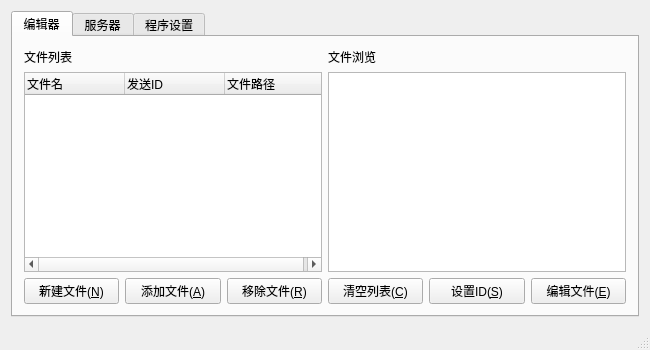
<?xml version="1.0" encoding="UTF-8"?>
<ui version="4.0">
 <class>MainWindow</class>
 <widget class="QMainWindow" name="MainWindow">
  <property name="geometry">
   <rect>
    <x>0</x>
    <y>0</y>
    <width>650</width>
    <height>350</height>
   </rect>
  </property>
  <property name="windowTitle">
   <string>广告服务器</string>
  </property>
  <property name="styleSheet">
   <string notr="true"/>
  </property>
  <widget class="QWidget" name="centralWidget">
   <layout class="QGridLayout" name="gridLayout">
    <item row="0" column="0">
     <widget class="QTabWidget" name="tabWidget">
      <property name="currentIndex">
       <number>0</number>
      </property>
      <widget class="QWidget" name="editTab">
       <attribute name="title">
        <string>编辑器</string>
       </attribute>
       <layout class="QGridLayout" name="gridLayout_2">
        <item row="0" column="0">
         <layout class="QVBoxLayout" name="verticalLayout">
          <item>
           <widget class="QLabel" name="fileListLabel">
            <property name="text">
             <string>文件列表</string>
            </property>
           </widget>
          </item>
          <item>
           <widget class="QTreeWidget" name="fileListTreeWidget">
            <property name="autoScroll">
             <bool>false</bool>
            </property>
            <property name="editTriggers">
             <set>QAbstractItemView::NoEditTriggers</set>
            </property>
            <column>
             <property name="text">
              <string>文件名</string>
             </property>
            </column>
            <column>
             <property name="text">
              <string>发送ID</string>
             </property>
            </column>
            <column>
             <property name="text">
              <string>文件路径</string>
             </property>
            </column>
           </widget>
          </item>
         </layout>
        </item>
        <item row="1" column="0" colspan="2">
         <layout class="QHBoxLayout" name="horizontalLayout">
          <item>
           <widget class="QPushButton" name="newFileButton">
            <property name="toolTip">
             <string>创建一个新的文件。</string>
            </property>
            <property name="statusTip">
             <string>创建一个新的文件。</string>
            </property>
            <property name="text">
             <string>新建文件(&amp;N)</string>
            </property>
           </widget>
          </item>
          <item>
           <widget class="QPushButton" name="addFileButton">
            <property name="toolTip">
             <string>添加adm文件到文件列表中。</string>
            </property>
            <property name="statusTip">
             <string>添加adm文件到文件列表中。</string>
            </property>
            <property name="text">
             <string>添加文件(&amp;A)</string>
            </property>
           </widget>
          </item>
          <item>
           <widget class="QPushButton" name="removeFileButton">
            <property name="toolTip">
             <string>将文件列表中选中的文件移除。</string>
            </property>
            <property name="statusTip">
             <string>将文件列表中选中的文件移除。</string>
            </property>
            <property name="text">
             <string>移除文件(&amp;R)</string>
            </property>
           </widget>
          </item>
          <item>
           <widget class="QPushButton" name="clearListButton">
            <property name="toolTip">
             <string>清空文件列表。</string>
            </property>
            <property name="statusTip">
             <string>清空文件列表。</string>
            </property>
            <property name="text">
             <string>清空列表(&amp;C)</string>
            </property>
           </widget>
          </item>
          <item>
           <widget class="QPushButton" name="setIDButton">
            <property name="toolTip">
             <string>设置选中的文件发送ID，用于将该文件发送到对应ID的客户端。</string>
            </property>
            <property name="statusTip">
             <string>设置选中的文件发送ID，用于将该文件发送到对应ID的客户端。</string>
            </property>
            <property name="text">
             <string>设置ID(&amp;S)</string>
            </property>
           </widget>
          </item>
          <item>
           <widget class="QPushButton" name="editFileButton">
            <property name="toolTip">
             <string>编辑当前选中的文件。</string>
            </property>
            <property name="statusTip">
             <string>编辑当前选中的文件。</string>
            </property>
            <property name="text">
             <string>编辑文件(&amp;E)</string>
            </property>
           </widget>
          </item>
         </layout>
        </item>
        <item row="0" column="1">
         <layout class="QVBoxLayout" name="verticalLayout_2">
          <property name="sizeConstraint">
           <enum>QLayout::SetFixedSize</enum>
          </property>
          <item>
           <widget class="QLabel" name="fileBrowseLabel">
            <property name="text">
             <string>文件浏览</string>
            </property>
           </widget>
          </item>
          <item>
           <widget class="QTreeWidget" name="fileBrowseTreeWidget">
            <property name="autoScroll">
             <bool>true</bool>
            </property>
            <property name="editTriggers">
             <set>QAbstractItemView::NoEditTriggers</set>
            </property>
            <attribute name="headerVisible">
             <bool>false</bool>
            </attribute>
            <column>
             <property name="text">
              <string>浏览</string>
             </property>
            </column>
           </widget>
          </item>
         </layout>
        </item>
       </layout>
      </widget>
      <widget class="QWidget" name="serverTab">
       <attribute name="title">
        <string>服务器</string>
       </attribute>
       <layout class="QGridLayout" name="gridLayout_3">
        <item row="2" column="3">
         <widget class="QPushButton" name="saveLogButton">
          <property name="minimumSize">
           <size>
            <width>100</width>
            <height>0</height>
           </size>
          </property>
          <property name="toolTip">
           <string>将当前日志保存到指定文本文件中。</string>
          </property>
          <property name="statusTip">
           <string>将当前日志保存到指定文本文件中。</string>
          </property>
          <property name="text">
           <string>保存日志(&amp;L)</string>
          </property>
         </widget>
        </item>
        <item row="2" column="4">
         <widget class="QPushButton" name="clearLogButton">
          <property name="minimumSize">
           <size>
            <width>100</width>
            <height>0</height>
           </size>
          </property>
          <property name="toolTip">
           <string>清空当前日志。</string>
          </property>
          <property name="statusTip">
           <string>清空当前日志。</string>
          </property>
          <property name="text">
           <string>清空日志(&amp;C)</string>
          </property>
         </widget>
        </item>
        <item row="2" column="5">
         <widget class="QPushButton" name="serverButton">
          <property name="minimumSize">
           <size>
            <width>100</width>
            <height>0</height>
           </size>
          </property>
          <property name="toolTip">
           <string>启动服务，接收来自客户端的请求。</string>
          </property>
          <property name="statusTip">
           <string>启动服务，接收来自客户端的请求。</string>
          </property>
          <property name="text">
           <string>启动服务(&amp;S)</string>
          </property>
          <property name="checkable">
           <bool>true</bool>
          </property>
         </widget>
        </item>
        <item row="2" column="2">
         <spacer name="horizontalSpacer">
          <property name="orientation">
           <enum>Qt::Horizontal</enum>
          </property>
          <property name="sizeHint" stdset="0">
           <size>
            <width>414</width>
            <height>20</height>
           </size>
          </property>
         </spacer>
        </item>
        <item row="2" column="0">
         <widget class="QLabel" name="curClientCountLabel">
          <property name="text">
           <string>当前客户端连接数：</string>
          </property>
         </widget>
        </item>
        <item row="1" column="0" colspan="6">
         <widget class="QTextEdit" name="logTextEdit">
          <property name="contextMenuPolicy">
           <enum>Qt::NoContextMenu</enum>
          </property>
          <property name="lineWrapMode">
           <enum>QTextEdit::NoWrap</enum>
          </property>
          <property name="readOnly">
           <bool>true</bool>
          </property>
          <property name="html">
           <string>&lt;!DOCTYPE HTML PUBLIC &quot;-//W3C//DTD HTML 4.0//EN&quot; &quot;http://www.w3.org/TR/REC-html40/strict.dtd&quot;&gt;
&lt;html&gt;&lt;head&gt;&lt;meta name=&quot;qrichtext&quot; content=&quot;1&quot; /&gt;&lt;style type=&quot;text/css&quot;&gt;
p, li { white-space: pre-wrap; }
&lt;/style&gt;&lt;/head&gt;&lt;body style=&quot; font-family:'MS Shell Dlg 2'; font-size:12pt; font-weight:400; font-style:normal;&quot;&gt;
&lt;p style=&quot;-qt-paragraph-type:empty; margin-top:0px; margin-bottom:0px; margin-left:0px; margin-right:0px; -qt-block-indent:0; text-indent:0px; font-size:8.25pt;&quot;&gt;&lt;br /&gt;&lt;/p&gt;&lt;/body&gt;&lt;/html&gt;</string>
          </property>
         </widget>
        </item>
        <item row="0" column="0">
         <widget class="QLabel" name="serverLogLabel">
          <property name="text">
           <string>服务器日志</string>
          </property>
         </widget>
        </item>
        <item row="2" column="1">
         <widget class="QLabel" name="curClientCount">
          <property name="text">
           <string notr="true">0</string>
          </property>
         </widget>
        </item>
       </layout>
      </widget>
      <widget class="QWidget" name="settingTab">
       <attribute name="title">
        <string>程序设置</string>
       </attribute>
       <layout class="QGridLayout" name="gridLayout_4">
        <item row="1" column="2">
         <widget class="QPushButton" name="resetButton">
          <property name="sizePolicy">
           <sizepolicy hsizetype="Minimum" vsizetype="Fixed">
            <horstretch>0</horstretch>
            <verstretch>0</verstretch>
           </sizepolicy>
          </property>
          <property name="minimumSize">
           <size>
            <width>100</width>
            <height>0</height>
           </size>
          </property>
          <property name="toolTip">
           <string>重置所有设置。</string>
          </property>
          <property name="statusTip">
           <string>重置所有设置。</string>
          </property>
          <property name="text">
           <string>重置(&amp;R)</string>
          </property>
         </widget>
        </item>
        <item row="1" column="0" colspan="2">
         <spacer name="horizontalSpacer_2">
          <property name="orientation">
           <enum>Qt::Horizontal</enum>
          </property>
          <property name="sizeHint" stdset="0">
           <size>
            <width>498</width>
            <height>20</height>
           </size>
          </property>
         </spacer>
        </item>
        <item row="0" column="0">
         <widget class="QTableWidget" name="settingsTableWidget">
          <property name="sizePolicy">
           <sizepolicy hsizetype="Fixed" vsizetype="Expanding">
            <horstretch>0</horstretch>
            <verstretch>0</verstretch>
           </sizepolicy>
          </property>
          <property name="minimumSize">
           <size>
            <width>100</width>
            <height>0</height>
           </size>
          </property>
          <property name="maximumSize">
           <size>
            <width>100</width>
            <height>16777215</height>
           </size>
          </property>
          <property name="editTriggers">
           <set>QAbstractItemView::NoEditTriggers</set>
          </property>
          <property name="showGrid">
           <bool>true</bool>
          </property>
          <property name="gridStyle">
           <enum>Qt::SolidLine</enum>
          </property>
          <attribute name="horizontalHeaderVisible">
           <bool>false</bool>
          </attribute>
          <attribute name="horizontalHeaderHighlightSections">
           <bool>false</bool>
          </attribute>
          <attribute name="horizontalHeaderStretchLastSection">
           <bool>false</bool>
          </attribute>
          <attribute name="verticalHeaderVisible">
           <bool>false</bool>
          </attribute>
          <attribute name="verticalHeaderDefaultSectionSize">
           <number>20</number>
          </attribute>
          <row>
           <property name="text">
            <string>1</string>
           </property>
          </row>
          <row>
           <property name="text">
            <string>2</string>
           </property>
          </row>
          <row>
           <property name="text">
            <string>3</string>
           </property>
          </row>
          <column>
           <property name="text">
            <string>设置</string>
           </property>
          </column>
          <item row="0" column="0">
           <property name="text">
            <string>常规</string>
           </property>
           <property name="textAlignment">
            <set>AlignCenter</set>
           </property>
           <property name="flags">
            <set>ItemIsSelectable|ItemIsUserCheckable|ItemIsEnabled</set>
           </property>
          </item>
          <item row="1" column="0">
           <property name="text">
            <string>保存</string>
           </property>
           <property name="textAlignment">
            <set>AlignCenter</set>
           </property>
          </item>
          <item row="2" column="0">
           <property name="text">
            <string>关于</string>
           </property>
           <property name="textAlignment">
            <set>AlignCenter</set>
           </property>
           <property name="flags">
            <set>ItemIsSelectable|ItemIsUserCheckable|ItemIsEnabled</set>
           </property>
          </item>
         </widget>
        </item>
        <item row="0" column="1" colspan="2">
         <widget class="QStackedWidget" name="settingPageWidget">
          <property name="currentIndex">
           <number>0</number>
          </property>
          <widget class="QWidget" name="page">
           <layout class="QGridLayout" name="gridLayout_6">
            <item row="0" column="0">
             <widget class="QGroupBox" name="interfaceGroupBox">
              <property name="title">
               <string>界面</string>
              </property>
              <layout class="QGridLayout" name="gridLayout_5">
               <item row="0" column="0">
                <widget class="QLabel" name="languageLabel">
                 <property name="text">
                  <string>语言：</string>
                 </property>
                </widget>
               </item>
               <item row="0" column="1">
                <widget class="QComboBox" name="selectLanguageComboBox">
                 <property name="minimumSize">
                  <size>
                   <width>100</width>
                   <height>0</height>
                  </size>
                 </property>
                 <property name="toolTip">
                  <string>设置程序语言。</string>
                 </property>
                 <property name="statusTip">
                  <string>设置程序语言。</string>
                 </property>
                 <item>
                  <property name="text">
                   <string>中文</string>
                  </property>
                 </item>
                 <item>
                  <property name="text">
                   <string>English</string>
                  </property>
                 </item>
                </widget>
               </item>
               <item row="0" column="2">
                <spacer name="horizontalSpacer_3">
                 <property name="orientation">
                  <enum>Qt::Horizontal</enum>
                 </property>
                 <property name="sizeHint" stdset="0">
                  <size>
                   <width>310</width>
                   <height>20</height>
                  </size>
                 </property>
                </spacer>
               </item>
               <item row="1" column="0">
                <widget class="QLabel" name="fontLabel">
                 <property name="text">
                  <string>字体：</string>
                 </property>
                </widget>
               </item>
               <item row="1" column="1">
                <widget class="QPushButton" name="setFontButton">
                 <property name="minimumSize">
                  <size>
                   <width>100</width>
                   <height>0</height>
                  </size>
                 </property>
                 <property name="toolTip">
                  <string>设置程序字体。</string>
                 </property>
                 <property name="statusTip">
                  <string>设置程序字体。</string>
                 </property>
                 <property name="text">
                  <string>设置字体</string>
                 </property>
                </widget>
               </item>
               <item row="1" column="2">
                <spacer name="horizontalSpacer_4">
                 <property name="orientation">
                  <enum>Qt::Horizontal</enum>
                 </property>
                 <property name="sizeHint" stdset="0">
                  <size>
                   <width>310</width>
                   <height>20</height>
                  </size>
                 </property>
                </spacer>
               </item>
              </layout>
             </widget>
            </item>
            <item row="1" column="0">
             <spacer name="verticalSpacer">
              <property name="orientation">
               <enum>Qt::Vertical</enum>
              </property>
              <property name="sizeHint" stdset="0">
               <size>
                <width>20</width>
                <height>117</height>
               </size>
              </property>
             </spacer>
            </item>
           </layout>
          </widget>
          <widget class="QWidget" name="page_2">
           <layout class="QGridLayout" name="gridLayout_9">
            <item row="0" column="0">
             <widget class="QGroupBox" name="saveSettingGroupBox">
              <property name="title">
               <string>保存设置</string>
              </property>
              <layout class="QGridLayout" name="gridLayout_8">
               <item row="0" column="0">
                <widget class="QCheckBox" name="saveFileListCheckBox">
                 <property name="toolTip">
                  <string>设置在程序退出时是否自动保存文件列表。</string>
                 </property>
                 <property name="statusTip">
                  <string>设置在程序退出时是否自动保存文件列表。</string>
                 </property>
                 <property name="text">
                  <string>自动保存文件列表</string>
                 </property>
                 <property name="checked">
                  <bool>true</bool>
                 </property>
                </widget>
               </item>
               <item row="0" column="1">
                <spacer name="horizontalSpacer_5">
                 <property name="orientation">
                  <enum>Qt::Horizontal</enum>
                 </property>
                 <property name="sizeHint" stdset="0">
                  <size>
                   <width>276</width>
                   <height>20</height>
                  </size>
                 </property>
                </spacer>
               </item>
               <item row="1" column="0">
                <widget class="QCheckBox" name="saveLogCheckBox">
                 <property name="toolTip">
                  <string>设置在程序退出时是否自动保存服务器日志。</string>
                 </property>
                 <property name="statusTip">
                  <string>设置在程序退出时是否自动保存服务器日志。</string>
                 </property>
                 <property name="text">
                  <string>自动保存服务器日志</string>
                 </property>
                 <property name="checked">
                  <bool>true</bool>
                 </property>
                </widget>
               </item>
               <item row="1" column="1">
                <spacer name="horizontalSpacer_6">
                 <property name="orientation">
                  <enum>Qt::Horizontal</enum>
                 </property>
                 <property name="sizeHint" stdset="0">
                  <size>
                   <width>276</width>
                   <height>20</height>
                  </size>
                 </property>
                </spacer>
               </item>
               <item row="2" column="0">
                <widget class="QCheckBox" name="saveGeneralSettingsCheckBox">
                 <property name="toolTip">
                  <string>设置在程序退出时是否自动保存常用设置，例如程序大小、位置、字体、语言等。</string>
                 </property>
                 <property name="statusTip">
                  <string>设置在程序退出时是否自动保存常用设置，例如程序大小、位置、字体、语言等。</string>
                 </property>
                 <property name="text">
                  <string>自动保存程序一般设置</string>
                 </property>
                 <property name="checked">
                  <bool>true</bool>
                 </property>
                </widget>
               </item>
               <item row="2" column="1">
                <spacer name="horizontalSpacer_7">
                 <property name="orientation">
                  <enum>Qt::Horizontal</enum>
                 </property>
                 <property name="sizeHint" stdset="0">
                  <size>
                   <width>40</width>
                   <height>20</height>
                  </size>
                 </property>
                </spacer>
               </item>
              </layout>
             </widget>
            </item>
            <item row="1" column="0">
             <spacer name="verticalSpacer_2">
              <property name="orientation">
               <enum>Qt::Vertical</enum>
              </property>
              <property name="sizeHint" stdset="0">
               <size>
                <width>20</width>
                <height>118</height>
               </size>
              </property>
             </spacer>
            </item>
           </layout>
          </widget>
          <widget class="QWidget" name="page_3">
           <layout class="QGridLayout" name="gridLayout_7">
            <item row="0" column="0">
             <widget class="QTextBrowser" name="textBrowser">
              <property name="html">
               <string notr="true">&lt;!DOCTYPE HTML PUBLIC &quot;-//W3C//DTD HTML 4.0//EN&quot; &quot;http://www.w3.org/TR/REC-html40/strict.dtd&quot;&gt;
&lt;html&gt;&lt;head&gt;&lt;meta name=&quot;qrichtext&quot; content=&quot;1&quot; /&gt;&lt;style type=&quot;text/css&quot;&gt;
p, li { white-space: pre-wrap; }
&lt;/style&gt;&lt;/head&gt;&lt;body style=&quot; font-family:'MS Shell Dlg 2'; font-size:12pt; font-weight:400; font-style:normal;&quot;&gt;
&lt;p align=&quot;center&quot; style=&quot; margin-top:0px; margin-bottom:0px; margin-left:0px; margin-right:0px; -qt-block-indent:0; text-indent:0px;&quot;&gt;&lt;span style=&quot; font-size:14pt; font-weight:600; color:#00aaff;&quot;&gt;广告服务器&lt;/span&gt;&lt;/p&gt;
&lt;p align=&quot;right&quot; style=&quot; margin-top:0px; margin-bottom:0px; margin-left:0px; margin-right:0px; -qt-block-indent:0; text-indent:0px;&quot;&gt;&lt;span style=&quot; font-size:10pt; font-weight:600;&quot;&gt;2016/9/12 版本：1.4&lt;/span&gt;&lt;/p&gt;
&lt;p style=&quot; margin-top:0px; margin-bottom:0px; margin-left:0px; margin-right:0px; -qt-block-indent:0; text-indent:0px;&quot;&gt;&lt;span style=&quot; font-size:10pt;&quot;&gt;这是一个广告服务器，用于编辑广告节目单和发送相应广告文件给客户端。&lt;/span&gt;&lt;/p&gt;
&lt;p style=&quot; margin-top:0px; margin-bottom:0px; margin-left:0px; margin-right:0px; -qt-block-indent:0; text-indent:0px;&quot;&gt;&lt;span style=&quot; font-size:10pt;&quot;&gt;使用C++ Qt4制作。&lt;/span&gt;&lt;/p&gt;
&lt;p style=&quot;-qt-paragraph-type:empty; margin-top:0px; margin-bottom:0px; margin-left:0px; margin-right:0px; -qt-block-indent:0; text-indent:0px; font-size:10pt;&quot;&gt;&lt;br /&gt;&lt;/p&gt;
&lt;p style=&quot;-qt-paragraph-type:empty; margin-top:0px; margin-bottom:0px; margin-left:0px; margin-right:0px; -qt-block-indent:0; text-indent:0px; font-size:10pt;&quot;&gt;&lt;br /&gt;&lt;/p&gt;
&lt;p style=&quot;-qt-paragraph-type:empty; margin-top:0px; margin-bottom:0px; margin-left:0px; margin-right:0px; -qt-block-indent:0; text-indent:0px; font-size:10pt;&quot;&gt;&lt;br /&gt;&lt;/p&gt;
&lt;table border=&quot;1&quot; style=&quot; margin-top:0px; margin-bottom:0px; margin-left:0px; margin-right:0px;&quot; align=&quot;center&quot; cellspacing=&quot;0&quot; cellpadding=&quot;0&quot;&gt;
&lt;tr&gt;
&lt;td colspan=&quot;3&quot;&gt;
&lt;p align=&quot;center&quot; style=&quot; margin-top:0px; margin-bottom:0px; margin-left:0px; margin-right:0px; -qt-block-indent:0; text-indent:0px;&quot;&gt;&lt;span style=&quot; font-size:10pt;&quot;&gt;历史版本&lt;/span&gt;&lt;/p&gt;&lt;/td&gt;&lt;/tr&gt;
&lt;tr&gt;
&lt;td width=&quot;80&quot;&gt;
&lt;p align=&quot;center&quot; style=&quot; margin-top:0px; margin-bottom:0px; margin-left:0px; margin-right:0px; -qt-block-indent:0; text-indent:0px;&quot;&gt;&lt;span style=&quot; font-size:10pt;&quot;&gt;2016/9/3&lt;/span&gt;&lt;/p&gt;&lt;/td&gt;
&lt;td width=&quot;100&quot;&gt;
&lt;p align=&quot;center&quot; style=&quot; margin-top:0px; margin-bottom:0px; margin-left:0px; margin-right:0px; -qt-block-indent:0; text-indent:0px;&quot;&gt;&lt;span style=&quot; font-size:10pt;&quot;&gt;版本：1.0&lt;/span&gt;&lt;/p&gt;&lt;/td&gt;
&lt;td&gt;
&lt;p style=&quot; margin-top:0px; margin-bottom:0px; margin-left:0px; margin-right:0px; -qt-block-indent:0; text-indent:0px;&quot;&gt;&lt;span style=&quot; font-size:10pt;&quot;&gt;1.第一个版本&lt;/span&gt;&lt;/p&gt;&lt;/td&gt;&lt;/tr&gt;
&lt;tr&gt;
&lt;td&gt;
&lt;p align=&quot;center&quot; style=&quot; margin-top:0px; margin-bottom:0px; margin-left:0px; margin-right:0px; -qt-block-indent:0; text-indent:0px;&quot;&gt;&lt;span style=&quot; font-size:10pt;&quot;&gt;2016/9/7&lt;/span&gt;&lt;/p&gt;&lt;/td&gt;
&lt;td&gt;
&lt;p align=&quot;center&quot; style=&quot; margin-top:0px; margin-bottom:0px; margin-left:0px; margin-right:0px; -qt-block-indent:0; text-indent:0px;&quot;&gt;&lt;span style=&quot; font-size:10pt;&quot;&gt;版本：1.1&lt;/span&gt;&lt;/p&gt;&lt;/td&gt;
&lt;td&gt;
&lt;p style=&quot; margin-top:0px; margin-bottom:0px; margin-left:0px; margin-right:0px; -qt-block-indent:0; text-indent:0px;&quot;&gt;&lt;span style=&quot; font-size:10pt;&quot;&gt;1.节目浏览中“文本”广告设置为只显示第一行广告，其它行广告不会被显示。&lt;br /&gt;2.优化了“编辑”对话框中广告节点和节目的处理逻辑。&lt;/span&gt;&lt;/p&gt;&lt;/td&gt;&lt;/tr&gt;
&lt;tr&gt;
&lt;td&gt;
&lt;p align=&quot;center&quot; style=&quot; margin-top:0px; margin-bottom:0px; margin-left:0px; margin-right:0px; -qt-block-indent:0; text-indent:0px;&quot;&gt;&lt;span style=&quot; font-size:10pt;&quot;&gt;2016/9/8&lt;/span&gt;&lt;/p&gt;&lt;/td&gt;
&lt;td&gt;
&lt;p align=&quot;center&quot; style=&quot; margin-top:0px; margin-bottom:0px; margin-left:0px; margin-right:0px; -qt-block-indent:0; text-indent:0px;&quot;&gt;&lt;span style=&quot; font-size:10pt;&quot;&gt;版本：1.2&lt;/span&gt;&lt;/p&gt;&lt;/td&gt;
&lt;td&gt;
&lt;p style=&quot; margin-top:0px; margin-bottom:0px; margin-left:0px; margin-right:0px; -qt-block-indent:0; text-indent:0px;&quot;&gt;&lt;span style=&quot; font-size:10pt;&quot;&gt;1.修复了”编辑“对话框中对广告类型进行切换，但文件却没有保存的问题。&lt;br /&gt;2.优化了”编辑“对话框中广告类型切换后的处理逻辑。&lt;/span&gt;&lt;/p&gt;
&lt;p style=&quot; margin-top:0px; margin-bottom:0px; margin-left:0px; margin-right:0px; -qt-block-indent:0; text-indent:0px;&quot;&gt;&lt;span style=&quot; font-size:10pt;&quot;&gt;3.修正对客户端ID号与文件发送ID的比较方法，不再出现只要发送ID字符串中包含客户端ID号就会将该文件一起发送的错误。&lt;/span&gt;&lt;/p&gt;&lt;/td&gt;&lt;/tr&gt;
&lt;tr&gt;
&lt;td&gt;
&lt;p align=&quot;center&quot; style=&quot; margin-top:0px; margin-bottom:0px; margin-left:0px; margin-right:0px; -qt-block-indent:0; text-indent:0px;&quot;&gt;&lt;span style=&quot; font-size:10pt;&quot;&gt;2016/9/10&lt;/span&gt;&lt;/p&gt;&lt;/td&gt;
&lt;td&gt;
&lt;p align=&quot;center&quot; style=&quot; margin-top:0px; margin-bottom:0px; margin-left:0px; margin-right:0px; -qt-block-indent:0; text-indent:0px;&quot;&gt;&lt;span style=&quot; font-size:10pt;&quot;&gt;版本：1.3&lt;/span&gt;&lt;/p&gt;&lt;/td&gt;
&lt;td&gt;
&lt;p style=&quot; margin-top:0px; margin-bottom:0px; margin-left:0px; margin-right:0px; -qt-block-indent:0; text-indent:0px;&quot;&gt;&lt;span style=&quot; font-size:10pt;&quot;&gt;1.修复了无法保存节目节点开始和结束时间的“分”的问题。&lt;/span&gt;&lt;/p&gt;&lt;/td&gt;&lt;/tr&gt;
&lt;tr&gt;
&lt;td&gt;
&lt;p align=&quot;center&quot; style=&quot; margin-top:0px; margin-bottom:0px; margin-left:0px; margin-right:0px; -qt-block-indent:0; text-indent:0px;&quot;&gt;&lt;span style=&quot; font-size:10pt;&quot;&gt;2016/9/12&lt;/span&gt;&lt;/p&gt;&lt;/td&gt;
&lt;td&gt;
&lt;p align=&quot;center&quot; style=&quot; margin-top:0px; margin-bottom:0px; margin-left:0px; margin-right:0px; -qt-block-indent:0; text-indent:0px;&quot;&gt;&lt;span style=&quot; font-size:10pt;&quot;&gt;版本：1.4&lt;/span&gt;&lt;/p&gt;&lt;/td&gt;
&lt;td&gt;
&lt;p style=&quot; margin-top:0px; margin-bottom:0px; margin-left:0px; margin-right:0px; -qt-block-indent:0; text-indent:0px;&quot;&gt;&lt;span style=&quot; font-size:10pt;&quot;&gt;1.增加服务器实时显示当前连接的客户端数量。&lt;/span&gt;&lt;/p&gt;
&lt;p style=&quot; margin-top:0px; margin-bottom:0px; margin-left:0px; margin-right:0px; -qt-block-indent:0; text-indent:0px;&quot;&gt;&lt;span style=&quot; font-size:10pt;&quot;&gt;2.重新实现服务器与客户端的传输机制。&lt;/span&gt;&lt;/p&gt;
&lt;p style=&quot; margin-top:0px; margin-bottom:0px; margin-left:0px; margin-right:0px; -qt-block-indent:0; text-indent:0px;&quot;&gt;&lt;span style=&quot; font-size:10pt;&quot;&gt;3.优化服务器日志文本处理方式。&lt;/span&gt;&lt;/p&gt;
&lt;p style=&quot; margin-top:0px; margin-bottom:0px; margin-left:0px; margin-right:0px; -qt-block-indent:0; text-indent:0px;&quot;&gt;&lt;span style=&quot; font-size:10pt;&quot;&gt;4.修复了当客户端关闭时有几率导致服务器崩溃的问题。&lt;/span&gt;&lt;/p&gt;&lt;/td&gt;&lt;/tr&gt;&lt;/table&gt;&lt;/body&gt;&lt;/html&gt;</string>
              </property>
             </widget>
            </item>
           </layout>
          </widget>
         </widget>
        </item>
       </layout>
      </widget>
     </widget>
    </item>
   </layout>
  </widget>
  <widget class="QStatusBar" name="statusWindowBar"/>
 </widget>
 <layoutdefault spacing="6" margin="11"/>
 <tabstops>
  <tabstop>tabWidget</tabstop>
  <tabstop>fileListTreeWidget</tabstop>
  <tabstop>fileBrowseTreeWidget</tabstop>
  <tabstop>newFileButton</tabstop>
  <tabstop>addFileButton</tabstop>
  <tabstop>removeFileButton</tabstop>
  <tabstop>clearListButton</tabstop>
  <tabstop>setIDButton</tabstop>
  <tabstop>editFileButton</tabstop>
  <tabstop>logTextEdit</tabstop>
  <tabstop>saveLogButton</tabstop>
  <tabstop>clearLogButton</tabstop>
  <tabstop>serverButton</tabstop>
  <tabstop>settingsTableWidget</tabstop>
  <tabstop>selectLanguageComboBox</tabstop>
  <tabstop>setFontButton</tabstop>
  <tabstop>resetButton</tabstop>
  <tabstop>saveFileListCheckBox</tabstop>
  <tabstop>saveLogCheckBox</tabstop>
  <tabstop>saveGeneralSettingsCheckBox</tabstop>
  <tabstop>textBrowser</tabstop>
 </tabstops>
 <resources/>
 <connections>
  <connection>
   <sender>settingsTableWidget</sender>
   <signal>cellClicked(int,int)</signal>
   <receiver>settingPageWidget</receiver>
   <slot>setCurrentIndex(int)</slot>
   <hints>
    <hint type="sourcelabel">
     <x>104</x>
     <y>205</y>
    </hint>
    <hint type="destinationlabel">
     <x>149</x>
     <y>209</y>
    </hint>
   </hints>
  </connection>
 </connections>
</ui>
